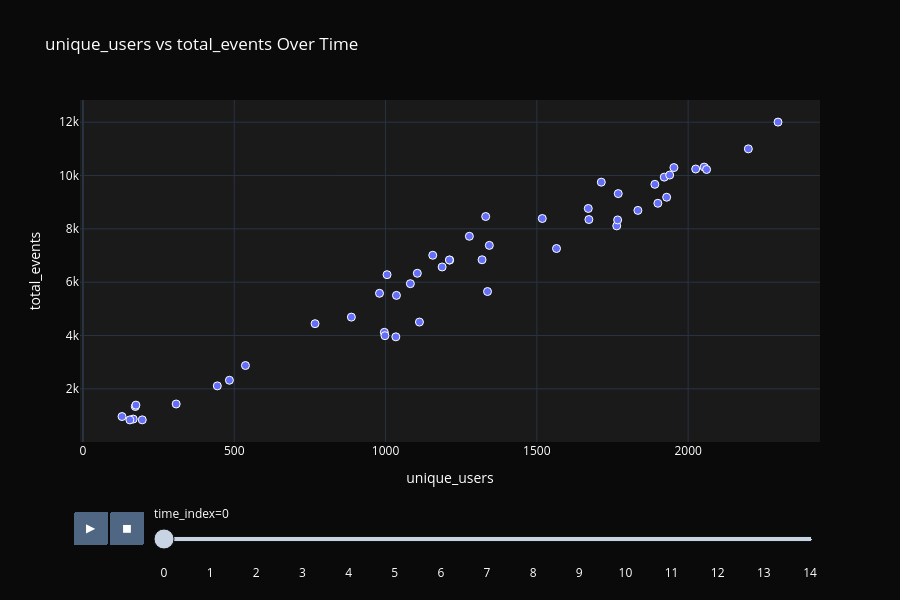

Here is the notebook cell this chart was saved with:
### Code cell
# %% [markdown]
# ### 3. VISUALIZATION #2: Temporal Correlation Explorer

# %%
print("Creating Temporal Correlation Explorer...")

fig = viz.temporal_correlation_explorer('unique_users', 'total_events', n_frames=15)
fig.write_html('../assets/visualizations/viz2_correlation_explorer.html')
fig.show()

print("✅ Saved: viz2_correlation_explorer.html")

### Figure 1 — Plotly figure (JSON) as saved in the notebook; plotly's stock layout.template omitted (floating-point values rounded to 4 significant figures)
{"data": [{"customdata": [["2019-10-01T00:00:00+00:00"], ["2019-10-01T01:00:00+00:00"], ["2019-10-01T02:00:00+00:00"], ["2019-10-01T03:00:00+00:00"], ["2019-10-01T04:00:00+00:00"], ["2019-10-01T05:00:00+00:00"], ["2019-10-01T06:00:00+00:00"], ["2019-10-01T07:00:00+00:00"], ["2019-10-01T08:00:00+00:00"], ["2019-10-01T09:00:00+00:00"], ["2019-10-01T10:00:00+00:00"], ["2019-10-01T11:00:00+00:00"], ["2019-10-01T12:00:00+00:00"], ["2019-10-01T13:00:00+00:00"], ["2019-10-01T14:00:00+00:00"], ["2019-10-01T15:00:00+00:00"], ["2019-10-01T16:00:00+00:00"], ["2019-10-01T17:00:00+00:00"], ["2019-10-01T18:00:00+00:00"], ["2019-10-01T19:00:00+00:00"], ["2019-10-01T20:00:00+00:00"], ["2019-10-01T21:00:00+00:00"], ["2019-10-01T22:00:00+00:00"], ["2019-10-01T23:00:00+00:00"], ["2019-10-02T00:00:00+00:00"], ["2019-10-02T01:00:00+00:00"], ["2019-10-02T02:00:00+00:00"], ["2019-10-02T03:00:00+00:00"], ["2019-10-02T04:00:00+00:00"], ["2019-10-02T05:00:00+00:00"], ["2019-10-02T06:00:00+00:00"], ["2019-10-02T07:00:00+00:00"], ["2019-10-02T08:00:00+00:00"], ["2019-10-02T09:00:00+00:00"], ["2019-10-02T10:00:00+00:00"], ["2019-10-02T11:00:00+00:00"], ["2019-10-02T12:00:00+00:00"], ["2019-10-02T13:00:00+00:00"], ["2019-10-02T14:00:00+00:00"], ["2019-10-02T15:00:00+00:00"], ["2019-10-02T16:00:00+00:00"], ["2019-10-02T17:00:00+00:00"], ["2019-10-02T18:00:00+00:00"], ["2019-10-02T19:00:00+00:00"], ["2019-10-02T20:00:00+00:00"], ["2019-10-02T21:00:00+00:00"], ["2019-10-02T22:00:00+00:00"], ["2019-10-02T23:00:00+00:00"], ["2019-10-03T00:00:00+00:00"], ["2019-10-03T01:00:00+00:00"]], "hovertemplate": "time_index=0<br>unique_users=%{x}<br>total_events=%{y}<br>event_time=%{customdata[0]}<extra></extra>", "legendgroup": "", "marker": {"color": "#636efa", "line": {"color": "white", "width": 1}, "size": 8, "symbol": "circle"}, "mode": "markers", "name": "", "orientation": "v", "showlegend": false, "type": "scatter", "x": [173, 166, 196, 308, 484, 767, 1005, 1082, 1187, 1212, 1331, 1277, 1211, 1156, 1105, 980, 1036, 1670, 1921, 1769, 1518, 1319, 537, 444, 996, 998, 1034, 1112, 1337, 1565, 1834, 1900, 2025, 2053, 2061, 2199, 2297, 1672, 1929, 1764, 1767, 1890, 1939, 1953, 1713, 1343, 887, 175, 129, 155], "xaxis": "x", "y": [1336, 864, 835, 1429, 2320, 4443, 6281, 5944, 6570, 6827, 8463, 7721, 6834, 7010, 6333, 5582, 5504, 8765, 9940, 9322, 8388, 6840, 2874, 2109, 4118, 3993, 3949, 4504, 5649, 7262, 8693, 8959, 10245, 10317, 10228, 11001, 12005, 8350, 9186, 8112, 8335, 9670, 10018, 10299, 9752, 7380, 4689, 1387, 959, 833], "yaxis": "y"}], "layout": {"font": {"color": "#ffffff"}, "height": 600, "legend": {"tracegroupgap": 0}, "paper_bgcolor": "#0a0a0a", "plot_bgcolor": "#1a1a1a", "sliders": [{"active": 0, "currentvalue": {"prefix": "time_index="}, "len": 0.9, "pad": {"b": 10, "t": 60}, "steps": [{"args": [["0"], {"frame": {"duration": 0, "redraw": false}, "fromcurrent": true, "mode": "immediate", "transition": {"duration": 0, "easing": "linear"}}], "label": "0", "method": "animate"}, {"args": [["1"], {"frame": {"duration": 0, "redraw": false}, "fromcurrent": true, "mode": "immediate", "transition": {"duration": 0, "easing": "linear"}}], "label": "1", "method": "animate"}, {"args": [["2"], {"frame": {"duration": 0, "redraw": false}, "fromcurrent": true, "mode": "immediate", "transition": {"duration": 0, "easing": "linear"}}], "label": "2", "method": "animate"}, {"args": [["3"], {"frame": {"duration": 0, "redraw": false}, "fromcurrent": true, "mode": "immediate", "transition": {"duration": 0, "easing": "linear"}}], "label": "3", "method": "animate"}, {"args": [["4"], {"frame": {"duration": 0, "redraw": false}, "fromcurrent": true, "mode": "immediate", "transition": {"duration": 0, "easing": "linear"}}], "label": "4", "method": "animate"}, {"args": [["5"], {"frame": {"duration": 0, "redraw": false}, "fromcurrent": true, "mode": "immediate", "transition": {"duration": 0, "easing": "linear"}}], "label": "5", "method": "animate"}, {"args": [["6"], {"frame": {"duration": 0, "redraw": false}, "fromcurrent": true, "mode": "immediate", "transition": {"duration": 0, "easing": "linear"}}], "label": "6", "method": "animate"}, {"args": [["7"], {"frame": {"duration": 0, "redraw": false}, "fromcurrent": true, "mode": "immediate", "transition": {"duration": 0, "easing": "linear"}}], "label": "7", "method": "animate"}, {"args": [["8"], {"frame": {"duration": 0, "redraw": false}, "fromcurrent": true, "mode": "immediate", "transition": {"duration": 0, "easing": "linear"}}], "label": "8", "method": "animate"}, {"args": [["9"], {"frame": {"duration": 0, "redraw": false}, "fromcurrent": true, "mode": "immediate", "transition": {"duration": 0, "easing": "linear"}}], "label": "9", "method": "animate"}, {"args": [["10"], {"frame": {"duration": 0, "redraw": false}, "fromcurrent": true, "mode": "immediate", "transition": {"duration": 0, "easing": "linear"}}], "label": "10", "method": "animate"}, {"args": [["11"], {"frame": {"duration": 0, "redraw": false}, "fromcurrent": true, "mode": "immediate", "transition": {"duration": 0, "easing": "linear"}}], "label": "11", "method": "animate"}, {"args": [["12"], {"frame": {"duration": 0, "redraw": false}, "fromcurrent": true, "mode": "immediate", "transition": {"duration": 0, "easing": "linear"}}], "label": "12", "method": "animate"}, {"args": [["13"], {"frame": {"duration": 0, "redraw": false}, "fromcurrent": true, "mode": "immediate", "transition": {"duration": 0, "easing": "linear"}}], "label": "13", "method": "animate"}, {"args": [["14"], {"frame": {"duration": 0, "redraw": false}, "fromcurrent": true, "mode": "immediate", "transition": {"duration": 0, "easing": "linear"}}], "label": "14", "method": "animate"}], "x": 0.1, "xanchor": "left", "y": 0, "yanchor": "top"}], "title": {"text": "unique_users vs total_events Over Time"}, "updatemenus": [{"buttons": [{"args": [null, {"frame": {"duration": 500, "redraw": false}, "fromcurrent": true, "mode": "immediate", "transition": {"duration": 500, "easing": "linear"}}], "label": "&#9654;", "method": "animate"}, {"args": [[null], {"frame": {"duration": 0, "redraw": false}, "fromcurrent": true, "mode": "immediate", "transition": {"duration": 0, "easing": "linear"}}], "label": "&#9724;", "method": "animate"}], "direction": "left", "pad": {"r": 10, "t": 70}, "showactive": false, "type": "buttons", "x": 0.1, "xanchor": "right", "y": 0, "yanchor": "top"}], "xaxis": {"anchor": "y", "domain": [0, 1], "title": {"text": "unique_users"}}, "yaxis": {"anchor": "x", "domain": [0, 1], "title": {"text": "total_events"}}}}
